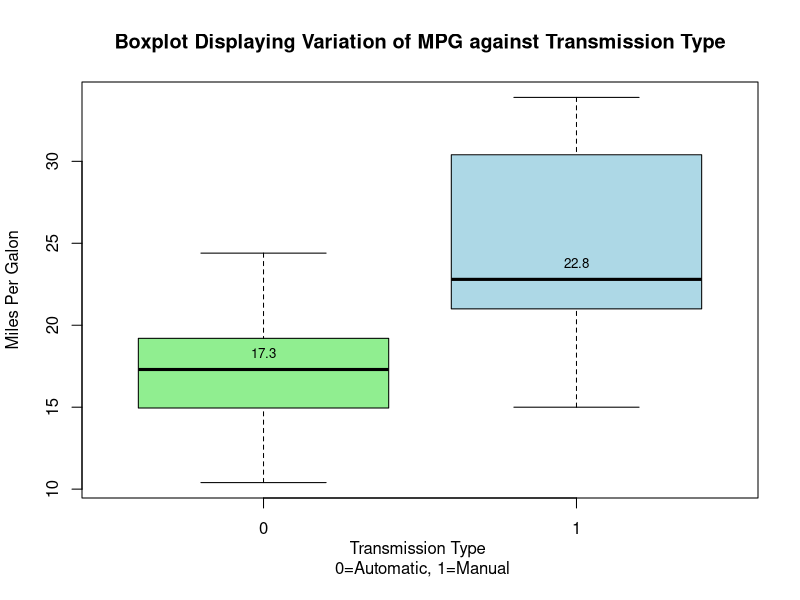
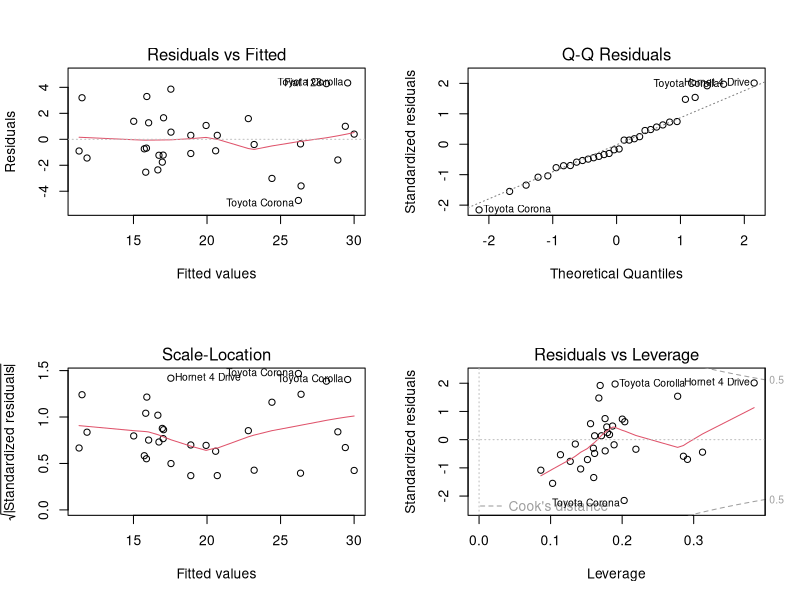

Generate these figures, in order, with R:
## ---- chunk 1
library(data.table)
library(xtable)
data(mtcars)

AnVar <- aov(mpg ~ ., data=mtcars)
print(xtable(AnVar), comment=FALSE)
## ---- chunk 2
Fit1 <- lm(mpg ~ am, data=mtcars)
Fit2 <- lm(mpg ~ am + wt + cyl + disp, data=mtcars)
Fit3 <- lm(mpg ~ am + wt + cyl + disp + cyl:disp, data=mtcars)
## ---- chunk 3
print(xtable(Fit1), comment=FALSE)
## ---- chunk 4
print(xtable(Fit2), comment=FALSE)
## ---- chunk 5
print(xtable(Fit3), comment=FALSE)
## ---- chunk 6
Corr <- cor(mtcars)
Corr[upper.tri(Corr)] <- NA
print(xtable(Corr), comment=FALSE)
## ---- chunk 7
m0 <- median(mtcars$mpg[mtcars$am==0]); m1 <- median(mtcars$mpg[mtcars$am==1])
boxplot(mpg~am, data=mtcars, xlab="Transmission Type \n 0=Automatic, 1=Manual"
        , ylab="Miles Per Galon", col=c("lightgreen","lightblue"))
title(main="Boxplot Displaying Variation of MPG against Transmission Type")
text(x=c(1,2), y=c(m0+1,m1+1),labels=c(m0,m1), cex=0.8)
## ---- chunk 8
par(mfrow=c(2,2))
plot(Fit3)
